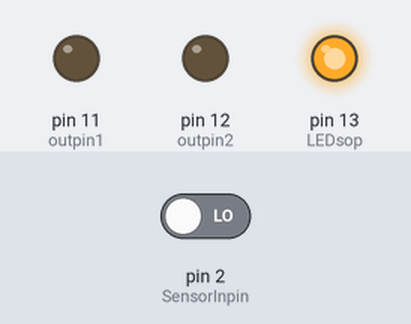
A sketch run on a simulated Arduino Uno, built with avr-gcc and run on an emulated ATmega328P. On the bench: output pins drawn as LEDs (lit = HIGH). The test bench sets the inputs (shaded band); at power-on: pin 2 (SensorInpin) LOW.

Above: at 0.1 s.
At 11.2 s:
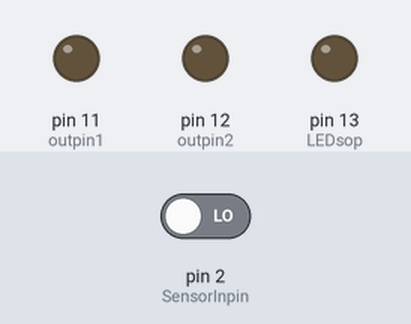
11.3 s: pin 2 (SensorInpin) driven HIGH
At 11.9 s:
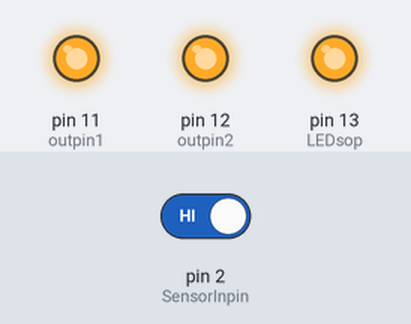
Timing chart, 0 to 18.8 s (numbered marks = the images above; inputs shaded):
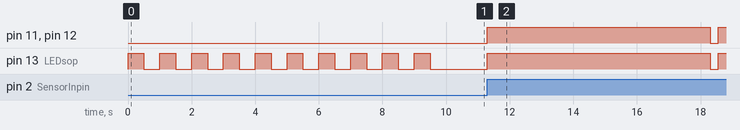

The sketch:

sketch_moution_detector_relay.ino
```cpp
int calibrationTime = 10;
int Time = 0;
long unsigned int lowIn;
long unsigned int pause = 5000;
boolean lockinHigh = false;
int LEDsop = 13; // pin 13 includes resistor sop- signal out pin
int outpin1 = 11; // for any other device that doesn't require resistor
int outpin2 = 12; // for any other device that doesn't require resistor
int SensorInpin = 2; // can vary, must be digital from 1-12
boolean sensorready = false;
void setup () {
    pinMode(LEDsop, OUTPUT);
    digitalWrite(LEDsop, LOW);

    pinMode(outpin1, OUTPUT);
    digitalWrite(outpin1, LOW);

    pinMode(outpin2, OUTPUT);
    digitalWrite(outpin2, LOW);

    pinMode(SensorInpin, INPUT);
    do {
        digitalWrite(LEDsop, HIGH);
        delay(500);
        digitalWrite(LEDsop, LOW);
        delay(500);
        Time = Time + 1;
    } while (Time < calibrationTime);
    digitalWrite(LEDsop, LOW); //if led turns off, sensor is ready
    sensorready = true;
}
void loop () {
    if (sensorready == true) {
        if (digitalRead(SensorInpin)) {
            digitalWrite(LEDsop, HIGH);
            digitalWrite(outpin1, HIGH);
            digitalWrite(outpin2, HIGH);
            delay(7000); //modify to meet your required delay time

            digitalWrite(LEDsop, LOW);
            digitalWrite(outpin1, LOW);
            digitalWrite(outpin2, LOW);
            delay(250);
        }
    }
}
```

Measured:
- after the input at 11.3 s, pin 11 (outpin1), pin 12 (outpin2), pin 13 (LEDsop): LOW → HIGH at once, → LOW 7.0 s later, → HIGH 0.25 s later
